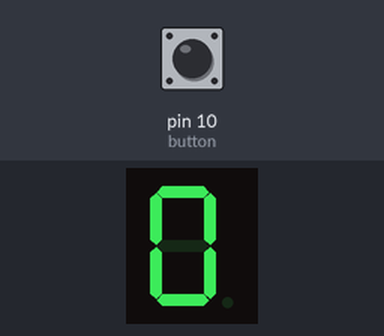
Recording of a sketch running on a simulated Arduino Uno, built with avr-gcc and run on an emulated ATmega328P. Shown: 1-digit seven-segment display. Wiring (inferred from the names in the program): 1-digit 7-segment display, segments lit when HIGH: segments pin 2, pin 3, pin 4, pin 5, pin 6, pin 7, pin 8, pin 9. The test bench sets the inputs (shaded band); at power-on: pin 10 (button) LOW. The segment pins are drawn as the display they are named for.

Above: at 1.2 s.
1.3 s: pin 10 (button) pulled HIGH for 1 s
At 2.6 s:
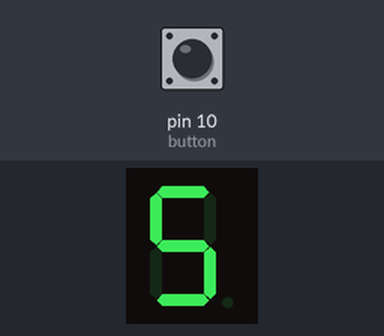
3.8 s: pin 10 (button) pulled HIGH for 0.25 s
At 5.2 s:
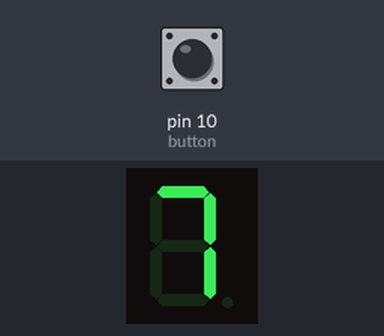
5.5 s: pin 10 (button) pulled HIGH for 0.25 s
At 6.5 s:
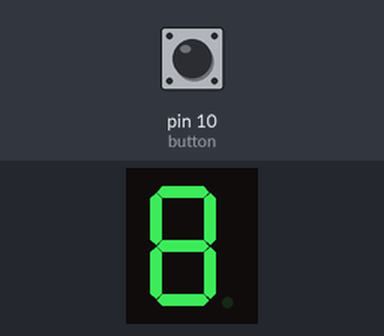
7.2 s: pin 10 (button) pulled HIGH for 1 s
At 8.3 s:
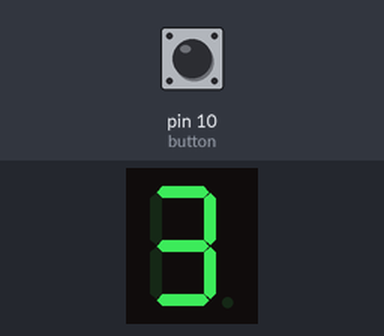
Timing chart, 0 to 10.2 s (numbered marks = the images above; inputs shaded):
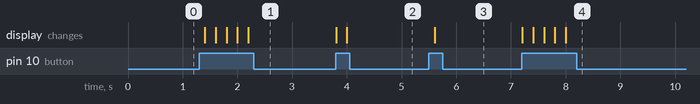

The sketch:

Yedi-Segment-Sayac.ino
```cpp
int a = 2;
int b = 3;
int c = 4;
int d = 5;
int e = 6;
int f = 7;
int g = 8;
int h = 9;

int button = 10;
int sayac = 0;

void setup() {
  pinMode(a, OUTPUT);
  pinMode(b, OUTPUT);
  pinMode(c, OUTPUT);
  pinMode(d, OUTPUT);
  pinMode(e, OUTPUT);
  pinMode(f, OUTPUT);
  pinMode(g, OUTPUT);
  pinMode(h, OUTPUT);

  pinMode(button, INPUT);
  yazdir(0);
}

void loop() {
  int gelenDeger = digitalRead(button);
  if (gelenDeger == HIGH) {
    sayac++;
    yazdir( sayac % 10 );
  }
  Serial.println(sayac);
  delay(200);
}

void yazdir(int sayi) {
  switch (sayi) {
    case 1:
      digitalWrite(a, LOW);
      digitalWrite(b, HIGH);
      digitalWrite(c, HIGH);
      digitalWrite(d, LOW);
      digitalWrite(e, LOW);
      digitalWrite(f, LOW);
      digitalWrite(g, LOW);
      digitalWrite(h, LOW);
      break;

    case 2:
      digitalWrite(a, HIGH);
      digitalWrite(b, HIGH);
      digitalWrite(c, LOW);
      digitalWrite(d, HIGH);
      digitalWrite(e, HIGH);
      digitalWrite(f, LOW);
      digitalWrite(g, HIGH);
      digitalWrite(h, LOW);
      break;

    case 3:
      digitalWrite(a, HIGH);
      digitalWrite(b, HIGH);
      digitalWrite(c, HIGH);
      digitalWrite(d, HIGH);
      digitalWrite(e, LOW);
      digitalWrite(f, LOW);
      digitalWrite(g, HIGH);
      digitalWrite(h, LOW);
      break;

    case 4:
      digitalWrite(a, LOW);
      digitalWrite(b, HIGH);
      digitalWrite(c, HIGH);
      digitalWrite(d, LOW);
      digitalWrite(e, LOW);
      digitalWrite(f, HIGH);
      digitalWrite(g, HIGH);
      digitalWrite(h, LOW);
      break;

    case 5:
      digitalWrite(a, HIGH);
      digitalWrite(b, LOW);
      digitalWrite(c, HIGH);
      digitalWrite(d, HIGH);
      digitalWrite(e, LOW);
      digitalWrite(f, HIGH);
      digitalWrite(g, HIGH);
      digitalWrite(h, LOW);
      break;

    case 6:
      digitalWrite(a, HIGH);
      digitalWrite(b, LOW);
      digitalWrite(c, HIGH);
      digitalWrite(d, HIGH);
      digitalWrite(e, HIGH);
      digitalWrite(f, HIGH);
      digitalWrite(g, HIGH);
      digitalWrite(h, LOW);
      break;

    case 7:
      digitalWrite(a, HIGH);
      digitalWrite(b, HIGH);
      digitalWrite(c, HIGH);
      digitalWrite(d, LOW);
      digitalWrite(e, LOW);
      digitalWrite(f, LOW);
      digitalWrite(g, LOW);
      digitalWrite(h, LOW);
      break;

    case 8:
      digitalWrite(a, HIGH);
      digitalWrite(b, HIGH);
      digitalWrite(c, HIGH);
      digitalWrite(d, HIGH);
      digitalWrite(e, HIGH);
      digitalWrite(f, HIGH);
      digitalWrite(g, HIGH);
      digitalWrite(h, LOW);
      break;

    case 9:
      digitalWrite(a, HIGH);
      digitalWrite(b, HIGH);
      digitalWrite(c, HIGH);
      digitalWrite(d, HIGH);
      digitalWrite(e, LOW);
      digitalWrite(f, HIGH);
      digitalWrite(g, HIGH);
      digitalWrite(h, LOW);
      break;

    case 0:
      digitalWrite(a, HIGH);
      digitalWrite(b, HIGH);
      digitalWrite(c, HIGH);
      digitalWrite(d, HIGH);
      digitalWrite(e, HIGH);
      digitalWrite(f, HIGH);
      digitalWrite(g, LOW);
      digitalWrite(h, LOW);
      break;
  }
}
```

Measured:
- after the input at 1.3 s, the display: first changes after 0.10 s (image 1 shows a later state)
- after the input at 3.8 s, the display: first changes at once (image 2 shows a later state)
- after the input at 5.5 s, the display: changes after 0.10 s (image 3)
- after the input at 7.2 s, the display: first changes at once (image 4 shows a later state)
